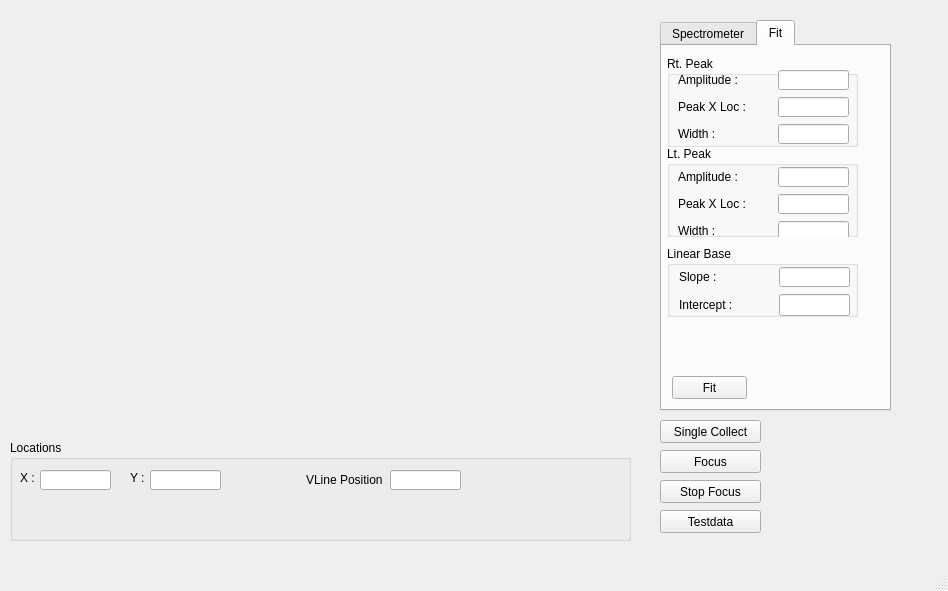
<?xml version="1.0" encoding="UTF-8"?>
<ui version="4.0">
 <class>MainWindow</class>
 <widget class="QMainWindow" name="MainWindow">
  <property name="geometry">
   <rect>
    <x>0</x>
    <y>0</y>
    <width>948</width>
    <height>591</height>
   </rect>
  </property>
  <property name="windowTitle">
   <string>OOSpec V0.0  </string>
  </property>
  <widget class="QWidget" name="centralwidget">
   <widget class="MyPlot" name="plotWidget" native="true">
    <property name="geometry">
     <rect>
      <x>9</x>
      <y>10</y>
      <width>621</width>
      <height>421</height>
     </rect>
    </property>
   </widget>
   <widget class="QPushButton" name="startCollectButton">
    <property name="geometry">
     <rect>
      <x>660</x>
      <y>420</y>
      <width>101</width>
      <height>23</height>
     </rect>
    </property>
    <property name="text">
     <string>Single Collect</string>
    </property>
   </widget>
   <widget class="QPushButton" name="focusButton">
    <property name="geometry">
     <rect>
      <x>660</x>
      <y>450</y>
      <width>101</width>
      <height>23</height>
     </rect>
    </property>
    <property name="text">
     <string>Focus</string>
    </property>
   </widget>
   <widget class="QPushButton" name="stopFocusButton">
    <property name="geometry">
     <rect>
      <x>660</x>
      <y>480</y>
      <width>101</width>
      <height>23</height>
     </rect>
    </property>
    <property name="text">
     <string>Stop Focus</string>
    </property>
   </widget>
   <widget class="QTabWidget" name="tabWidget">
    <property name="geometry">
     <rect>
      <x>660</x>
      <y>20</y>
      <width>231</width>
      <height>391</height>
     </rect>
    </property>
    <property name="currentIndex">
     <number>1</number>
    </property>
    <widget class="QWidget" name="SpecTab">
     <attribute name="title">
      <string>Spectrometer</string>
     </attribute>
     <widget class="QGroupBox" name="groupBox">
      <property name="geometry">
       <rect>
        <x>20</x>
        <y>10</y>
        <width>141</width>
        <height>81</height>
       </rect>
      </property>
      <property name="title">
       <string>Integration Time</string>
      </property>
      <widget class="QLineEdit" name="integTimeLE">
       <property name="geometry">
        <rect>
         <x>10</x>
         <y>20</y>
         <width>71</width>
         <height>20</height>
        </rect>
       </property>
      </widget>
      <widget class="QLabel" name="label">
       <property name="geometry">
        <rect>
         <x>90</x>
         <y>20</y>
         <width>47</width>
         <height>13</height>
        </rect>
       </property>
       <property name="text">
        <string>msec</string>
       </property>
      </widget>
      <widget class="QPushButton" name="lessLessITButton">
       <property name="geometry">
        <rect>
         <x>10</x>
         <y>50</y>
         <width>25</width>
         <height>23</height>
        </rect>
       </property>
       <property name="minimumSize">
        <size>
         <width>25</width>
         <height>0</height>
        </size>
       </property>
       <property name="maximumSize">
        <size>
         <width>25</width>
         <height>16777215</height>
        </size>
       </property>
       <property name="text">
        <string>&lt;&lt;</string>
       </property>
      </widget>
      <widget class="QPushButton" name="lessITButton">
       <property name="geometry">
        <rect>
         <x>40</x>
         <y>50</y>
         <width>25</width>
         <height>23</height>
        </rect>
       </property>
       <property name="minimumSize">
        <size>
         <width>25</width>
         <height>0</height>
        </size>
       </property>
       <property name="maximumSize">
        <size>
         <width>25</width>
         <height>16777215</height>
        </size>
       </property>
       <property name="text">
        <string>&lt;</string>
       </property>
      </widget>
      <widget class="QPushButton" name="moreITButton">
       <property name="geometry">
        <rect>
         <x>80</x>
         <y>50</y>
         <width>25</width>
         <height>23</height>
        </rect>
       </property>
       <property name="minimumSize">
        <size>
         <width>25</width>
         <height>0</height>
        </size>
       </property>
       <property name="maximumSize">
        <size>
         <width>25</width>
         <height>16777215</height>
        </size>
       </property>
       <property name="text">
        <string>&gt;</string>
       </property>
      </widget>
      <widget class="QPushButton" name="moreMoreITButton">
       <property name="geometry">
        <rect>
         <x>110</x>
         <y>50</y>
         <width>25</width>
         <height>23</height>
        </rect>
       </property>
       <property name="minimumSize">
        <size>
         <width>25</width>
         <height>0</height>
        </size>
       </property>
       <property name="maximumSize">
        <size>
         <width>25</width>
         <height>16777215</height>
        </size>
       </property>
       <property name="text">
        <string>&gt;&gt;</string>
       </property>
      </widget>
     </widget>
     <widget class="QGroupBox" name="groupBox_2">
      <property name="geometry">
       <rect>
        <x>20</x>
        <y>100</y>
        <width>141</width>
        <height>51</height>
       </rect>
      </property>
      <property name="title">
       <string>Scans To Average</string>
      </property>
      <widget class="QSpinBox" name="scansToAvgSB">
       <property name="geometry">
        <rect>
         <x>10</x>
         <y>20</y>
         <width>91</width>
         <height>22</height>
        </rect>
       </property>
       <property name="minimum">
        <number>1</number>
       </property>
       <property name="maximum">
        <number>250</number>
       </property>
       <property name="value">
        <number>1</number>
       </property>
      </widget>
     </widget>
     <widget class="QGroupBox" name="groupBox_6">
      <property name="geometry">
       <rect>
        <x>10</x>
        <y>240</y>
        <width>211</width>
        <height>91</height>
       </rect>
      </property>
      <property name="title">
       <string>Output File </string>
      </property>
     </widget>
    </widget>
    <widget class="QWidget" name="FitTab">
     <attribute name="title">
      <string>Fit</string>
     </attribute>
     <widget class="QGroupBox" name="groupBox_4">
      <property name="geometry">
       <rect>
        <x>5</x>
        <y>10</y>
        <width>191</width>
        <height>91</height>
       </rect>
      </property>
      <property name="title">
       <string>Rt. Peak</string>
      </property>
      <widget class="QWidget" name="layoutWidget">
       <property name="geometry">
        <rect>
         <x>11</x>
         <y>13</y>
         <width>171</width>
         <height>76</height>
        </rect>
       </property>
       <layout class="QGridLayout" name="gridLayout">
        <item row="0" column="0">
         <widget class="QLabel" name="label_6">
          <property name="text">
           <string>Amplitude :</string>
          </property>
         </widget>
        </item>
        <item row="0" column="1">
         <widget class="QLineEdit" name="amp0LE">
          <property name="maximumSize">
           <size>
            <width>71</width>
            <height>20</height>
           </size>
          </property>
         </widget>
        </item>
        <item row="1" column="0">
         <widget class="QLabel" name="label_7">
          <property name="text">
           <string>Peak X Loc :</string>
          </property>
         </widget>
        </item>
        <item row="1" column="1">
         <widget class="QLineEdit" name="peak0LE">
          <property name="maximumSize">
           <size>
            <width>71</width>
            <height>20</height>
           </size>
          </property>
         </widget>
        </item>
        <item row="2" column="0">
         <widget class="QLabel" name="label_8">
          <property name="text">
           <string>Width :</string>
          </property>
         </widget>
        </item>
        <item row="2" column="1">
         <widget class="QLineEdit" name="width0LE">
          <property name="maximumSize">
           <size>
            <width>71</width>
            <height>20</height>
           </size>
          </property>
         </widget>
        </item>
       </layout>
      </widget>
     </widget>
     <widget class="QGroupBox" name="groupBox_5">
      <property name="geometry">
       <rect>
        <x>5</x>
        <y>100</y>
        <width>191</width>
        <height>91</height>
       </rect>
      </property>
      <property name="title">
       <string>Lt. Peak</string>
      </property>
      <widget class="QWidget" name="layoutWidget">
       <property name="geometry">
        <rect>
         <x>11</x>
         <y>20</y>
         <width>171</width>
         <height>76</height>
        </rect>
       </property>
       <layout class="QGridLayout" name="gridLayout_2">
        <item row="0" column="0">
         <widget class="QLabel" name="label_10">
          <property name="text">
           <string>Amplitude :</string>
          </property>
         </widget>
        </item>
        <item row="0" column="1">
         <widget class="QLineEdit" name="amp1LE">
          <property name="maximumSize">
           <size>
            <width>71</width>
            <height>20</height>
           </size>
          </property>
         </widget>
        </item>
        <item row="1" column="0">
         <widget class="QLabel" name="label_11">
          <property name="text">
           <string>Peak X Loc :</string>
          </property>
         </widget>
        </item>
        <item row="1" column="1">
         <widget class="QLineEdit" name="peak1LE">
          <property name="maximumSize">
           <size>
            <width>71</width>
            <height>20</height>
           </size>
          </property>
         </widget>
        </item>
        <item row="2" column="0">
         <widget class="QLabel" name="label_12">
          <property name="text">
           <string>Width :</string>
          </property>
         </widget>
        </item>
        <item row="2" column="1">
         <widget class="QLineEdit" name="width1LE">
          <property name="maximumSize">
           <size>
            <width>71</width>
            <height>20</height>
           </size>
          </property>
         </widget>
        </item>
       </layout>
      </widget>
     </widget>
     <widget class="QPushButton" name="pushButton">
      <property name="geometry">
       <rect>
        <x>10</x>
        <y>330</y>
        <width>75</width>
        <height>23</height>
       </rect>
      </property>
      <property name="text">
       <string>Fit</string>
      </property>
     </widget>
     <widget class="QGroupBox" name="groupBox_7">
      <property name="geometry">
       <rect>
        <x>5</x>
        <y>200</y>
        <width>191</width>
        <height>71</height>
       </rect>
      </property>
      <property name="title">
       <string>Linear Base</string>
      </property>
      <widget class="QWidget" name="layoutWidget">
       <property name="geometry">
        <rect>
         <x>12</x>
         <y>20</y>
         <width>171</width>
         <height>51</height>
        </rect>
       </property>
       <layout class="QGridLayout" name="gridLayout_3">
        <item row="0" column="0">
         <widget class="QLabel" name="label_5">
          <property name="text">
           <string>Slope :</string>
          </property>
         </widget>
        </item>
        <item row="0" column="1">
         <widget class="QLineEdit" name="slopeLE">
          <property name="maximumSize">
           <size>
            <width>71</width>
            <height>20</height>
           </size>
          </property>
         </widget>
        </item>
        <item row="1" column="0">
         <widget class="QLabel" name="label_9">
          <property name="text">
           <string>Intercept :</string>
          </property>
         </widget>
        </item>
        <item row="1" column="1">
         <widget class="QLineEdit" name="intcptLE">
          <property name="maximumSize">
           <size>
            <width>71</width>
            <height>16777215</height>
           </size>
          </property>
         </widget>
        </item>
       </layout>
      </widget>
     </widget>
    </widget>
   </widget>
   <widget class="QGroupBox" name="groupBox_3">
    <property name="geometry">
     <rect>
      <x>10</x>
      <y>440</y>
      <width>621</width>
      <height>101</height>
     </rect>
    </property>
    <property name="title">
     <string>Locations</string>
    </property>
    <widget class="QLineEdit" name="xposLE">
     <property name="geometry">
      <rect>
       <x>30</x>
       <y>30</y>
       <width>71</width>
       <height>20</height>
      </rect>
     </property>
    </widget>
    <widget class="QLabel" name="label_2">
     <property name="geometry">
      <rect>
       <x>10</x>
       <y>30</y>
       <width>31</width>
       <height>16</height>
      </rect>
     </property>
     <property name="text">
      <string>X :</string>
     </property>
    </widget>
    <widget class="QLabel" name="label_3">
     <property name="geometry">
      <rect>
       <x>120</x>
       <y>30</y>
       <width>21</width>
       <height>16</height>
      </rect>
     </property>
     <property name="text">
      <string>Y :</string>
     </property>
    </widget>
    <widget class="QLineEdit" name="yposLE">
     <property name="geometry">
      <rect>
       <x>140</x>
       <y>30</y>
       <width>71</width>
       <height>20</height>
      </rect>
     </property>
    </widget>
    <widget class="QLabel" name="label_4">
     <property name="geometry">
      <rect>
       <x>296</x>
       <y>30</y>
       <width>81</width>
       <height>20</height>
      </rect>
     </property>
     <property name="text">
      <string>VLine Position :</string>
     </property>
    </widget>
    <widget class="QLineEdit" name="vlineLE">
     <property name="geometry">
      <rect>
       <x>380</x>
       <y>30</y>
       <width>71</width>
       <height>20</height>
      </rect>
     </property>
    </widget>
   </widget>
   <widget class="QPushButton" name="testdataButton">
    <property name="geometry">
     <rect>
      <x>660</x>
      <y>510</y>
      <width>101</width>
      <height>23</height>
     </rect>
    </property>
    <property name="text">
     <string>Testdata</string>
    </property>
   </widget>
  </widget>
  <widget class="QMenuBar" name="menubar">
   <property name="geometry">
    <rect>
     <x>0</x>
     <y>0</y>
     <width>948</width>
     <height>26</height>
    </rect>
   </property>
  </widget>
  <widget class="QStatusBar" name="statusbar"/>
 </widget>
 <customwidgets>
  <customwidget>
   <class>MyPlot</class>
   <extends>QWidget</extends>
   <header>myplot.h</header>
   <container>1</container>
  </customwidget>
 </customwidgets>
 <resources/>
 <connections/>
</ui>
